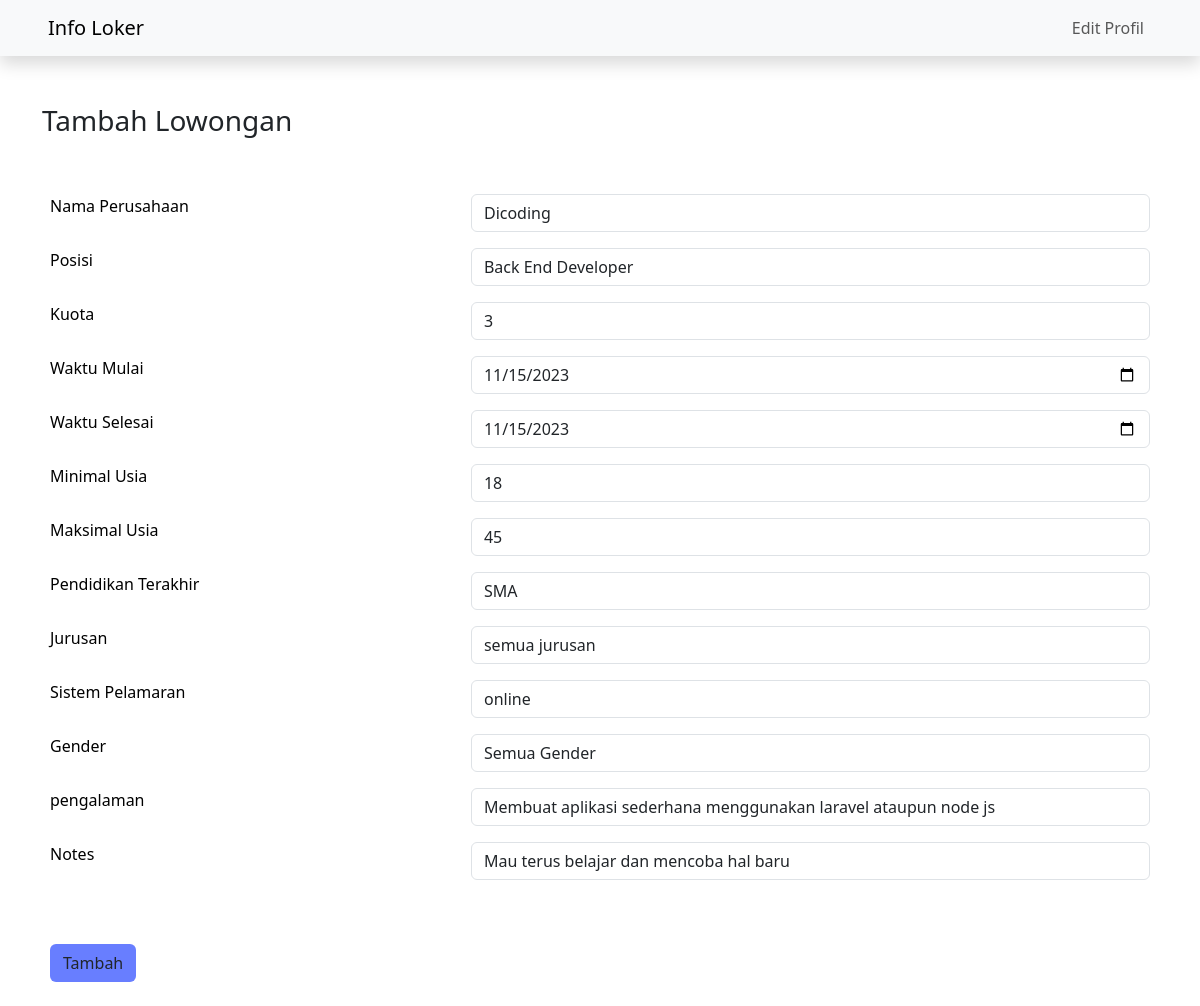
Page /edit-lowongan.php?lowongan_id=1&&perusahaan_id=1&&user_id=1 (signed in) on the committed database.
### tables this page shows
CREATE TABLE `lowongans` (
  `id` int(11) NOT NULL,
  `perusahaan_id` int(11) DEFAULT NULL,
  `posisi` varchar(100) DEFAULT NULL,
  `kuota` int(11) DEFAULT NULL,
  `start_time` datetime DEFAULT NULL,
  `end_time` datetime DEFAULT NULL,
  `notes` text DEFAULT NULL,
  `min_age` int(11) DEFAULT NULL,
  `max_age` int(11) DEFAULT NULL,
  `sistem_pelamaran` enum('online','offline') DEFAULT NULL,
  `pengalaman` varchar(100) DEFAULT NULL,
  `pendidikan_terakhir` varchar(100) DEFAULT NULL,
  `jurusan` varchar(100) DEFAULT NULL,
  `gender` enum('Laki-Laki','Perempuan','Semua Gender') DEFAULT NULL
);

### edit-lowongan.php (the view, shortened to what this page needs)
<!DOCTYPE html>
<html lang="en">
<head>
    <link href="https://cdn.jsdelivr.net/npm/bootstrap@5.3.2/dist/css/bootstrap.min.css" rel="stylesheet">
    <link rel="stylesheet" href="https://cdn.jsdelivr.net/npm/bootstrap-icons@1.10.5/font/bootstrap-icons.css">
    <link rel="stylesheet" href="css/style-edit-lowongan.css">
</head>
<body>
    <?php
        include 'connector.php';
        $userId = $_GET['user_id'];
        $perusahaanId = $_GET['perusahaan_id'];
        $lowonganId = $_GET['lowongan_id'];
        $queryGetPerusahaanById = "SELECT id, nama FROM perusahaans WHERE id=$perusahaanId";
        $resultPerusahaanById = mysqli_query($conn, $queryGetPerusahaanById);
        $queryGetLowonganById = "SELECT * FROM lowongans WHERE id=$lowonganId";
        $resultLowonganById = mysqli_query($conn, $queryGetLowonganById);
    ?>
    <nav class="navbar navbar-expand-lg navbar-light bg-light shadow">
        <a href="dashboard-admin.php?user_id=<?php echo $userId;?>" class="navbar-brand ms-5">Info Loker</a>
        <div class="d-flex justify-content-end">
            <ul class="navbar-nav">
                <li class="nav-item position-absolute top-0 end-0 me-5 mt-2">
                    <a href="edit-profil.php?user_id=<?php echo $userId;?>&&from=edit-lowongan" class="nav-link">Edit Profil</a>
                </li>
            </ul>
        </div>
    </nav>
    <div class="container mt-5">
        <h3>Tambah Lowongan</h3>
        <form action="" method="post">
            <table class="table table-borderless mt-5">
                <tr>
                    <td><label for="" class="form-label">Nama Perusahaan</label></td>
                    <td>
                        <select name="perusahaan_id" id="perusahaan_id" required class="form-control">
                            <?php while($data = mysqli_fetch_assoc($resultPerusahaanById)){?>
                                <option selected value="<?php echo $data['id'];?>"><?php echo $data['nama'];?></option>
                            <?php } ?>
                        </select>
                    </td>
                </tr>
                <?php
                    while($dataLowongan = mysqli_fetch_assoc($resultLowonganById)){
                ?>
                        <tr>
                            <td><label for="" class="form-label">Posisi</label></td>
                            <td><input type="text" name="posisi" id="" class="form-control" value="<?php echo $dataLowongan['posisi'];?>"></td>
                        </tr>
                        <tr>
                            <td><label for="" class="form-label">Kuota</label></td>
                            <td><input type="number" name="kuota" id="" class="form-control" value="<?php echo $dataLowongan['kuota'];?>"></td>
                        </tr>
                        <tr>
                            <td><label for="" class="form-label">Waktu Mulai</label></td>
                            <td><input type="date" name="start_time" id="" class="form-control" value="<?php echo date('Y-m-d', strtotime($dataLowongan['start_time']))?>"></td>
                        </tr>
                        <tr>
                            <td><label for="" class="form-label">Waktu Selesai</label></td>
                            <td><input type="date" name="end_time" id="" class="form-control" value="<?php echo date('Y-m-d', strtotime($dataLowongan['end_time']))?>"></td>
                        </tr>
                        <tr>
                            <td><label for="" class="form-label">Minimal Usia</label></td>
                            <td><input type="number" name="min_age" id="" class="form-control" value="<?php echo $dataLowongan['min_age'];?>"></td>
                        </tr>
                        <tr>
                            <td><label for="" class="form-label">Maksimal Usia</label></td>
                            <td><input type="number" name="max_age" id="" class="form-control" value="<?php echo $dataLowongan['max_age'];?>"></td>
                        </tr>
                        <tr>
                            <td><label for="" class="form-label">Pendidikan Terakhir</label></td>
                            <td><input type="text" name="pendidikan_terakhir" id="" class="form-control" value="<?php echo $dataLowongan['pendidikan_terakhir'];?>"></td>
                        </tr>
                        <tr>
                            <td><label for="" class="form-label">Jurusan</label></td>
                            <td><input type="text" name="jurusan" id="" class="form-control" value="<?php echo $dataLowongan['jurusan'];?>"></td>
                        </tr>
                        <tr>
                            <td><label for="" class="form-label">Sistem Pelamaran</label></td>
                            <td>
                                <select name="sistem_pelamaran" id="sistem_pelamaran" class="form-control">
                                    <option selected value="<?php echo $dataLowongan['sistem_pelamaran'];?>"><?php echo $dataLowongan['sistem_pelamaran'];?></option>
                                </select>
                            </td>
                        </tr>
                        <tr>
                            <td><label for="" class="form-label">Gender</label></td>
                            <td>
                                <select name="gender" id="gender" class="form-control">
                                    <option selected value="<?php echo $dataLowongan['gender'];?>"><?php echo $dataLowongan['gender'];?></option>
                                </select>
                            </td>
                        </tr>
                        <tr>
                            <td><label for="" class="form-label">pengalaman</label></td>
                            <td><input type="text" name="pengalaman" id="" class="form-control" value="<?php echo $dataLowongan['pengalaman'];?>"></td>
                        </tr>
                        <tr>
                            <td><label for="" class="form-label">Notes</label></td>
                            <td><input type="text" name="notes" id="" class="form-control" value="<?php echo $dataLowongan['notes'];?>"></td>
                        </tr>
                <?php } ?>
                <tr>
                    <td colspan="2"><input type="submit" value="Tambah" name="submit" class="btn btn-add mt-5"></td>
                </tr>
            </table>
        </form>
    </div>
</body>
</html>

### css/style-edit-lowongan.css (style rules this page uses)
.btn-add { background-color: #687EFF; }

### rows in the picture
lowongans: posisi "Back End Developer", kuota "3", start_time "11/15/2023", end_time "11/15/2023", min_age "18", max_age "45", pendidikan_terakhir "SMA", jurusan "semua jurusan", sistem_pelamaran "online", gender "Semua Gender", pengalaman "Membuat aplikasi sederhana menggunakan laravel ataupun node js", notes "Mau terus belajar dan mencoba hal baru"

### other values in the picture
form field perusahaan_id "Dicoding"
